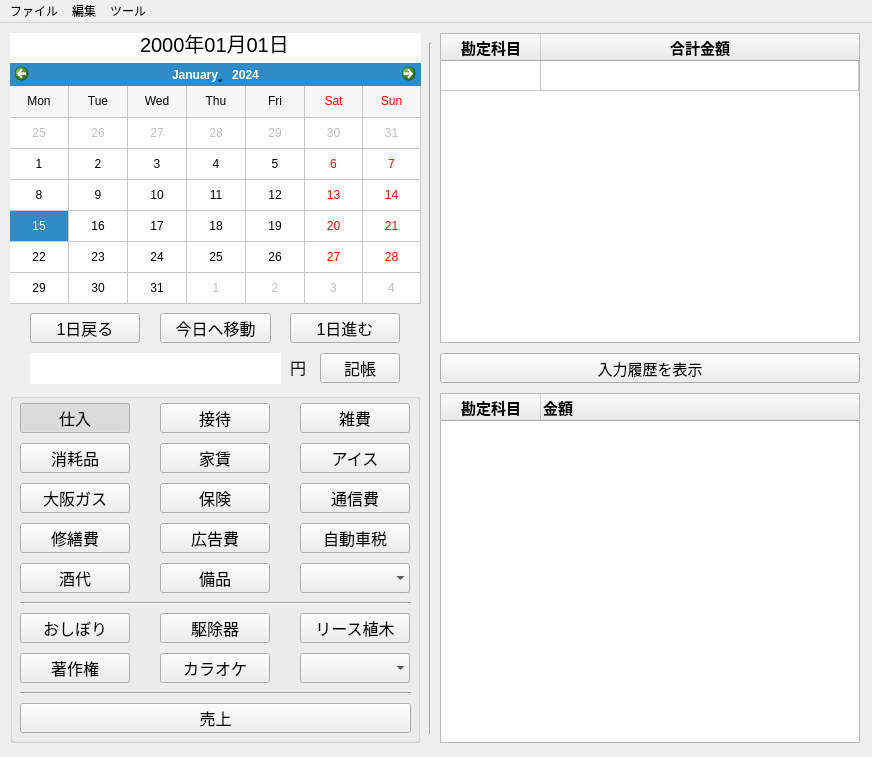
<?xml version="1.0" encoding="UTF-8"?>
<ui version="4.0">
 <class>MainWindow</class>
 <widget class="QMainWindow" name="MainWindow">
  <property name="geometry">
   <rect>
    <x>0</x>
    <y>0</y>
    <width>872</width>
    <height>757</height>
   </rect>
  </property>
  <property name="sizePolicy">
   <sizepolicy hsizetype="Preferred" vsizetype="Preferred">
    <horstretch>0</horstretch>
    <verstretch>0</verstretch>
   </sizepolicy>
  </property>
  <property name="minimumSize">
   <size>
    <width>872</width>
    <height>757</height>
   </size>
  </property>
  <property name="maximumSize">
   <size>
    <width>872</width>
    <height>757</height>
   </size>
  </property>
  <property name="windowTitle">
   <string>Chomenou</string>
  </property>
  <widget class="QWidget" name="_widget_centralWidget">
   <widget class="QDateEdit" name="dateEdit_dateInputViewer">
    <property name="geometry">
     <rect>
      <x>10</x>
      <y>10</y>
      <width>411</width>
      <height>30</height>
     </rect>
    </property>
    <property name="font">
     <font>
      <pointsize>15</pointsize>
     </font>
    </property>
    <property name="focusPolicy">
     <enum>Qt::ClickFocus</enum>
    </property>
    <property name="frame">
     <bool>false</bool>
    </property>
    <property name="alignment">
     <set>Qt::AlignCenter</set>
    </property>
    <property name="buttonSymbols">
     <enum>QAbstractSpinBox::NoButtons</enum>
    </property>
    <property name="currentSection">
     <enum>QDateTimeEdit::YearSection</enum>
    </property>
    <property name="displayFormat">
     <string>yyyy年MM月dd日</string>
    </property>
    <property name="calendarPopup">
     <bool>false</bool>
    </property>
   </widget>
   <widget class="QCalendarWidget" name="calenderWidget_calenderViewer">
    <property name="geometry">
     <rect>
      <x>10</x>
      <y>40</y>
      <width>411</width>
      <height>241</height>
     </rect>
    </property>
    <property name="styleSheet">
     <string notr="true"/>
    </property>
    <property name="gridVisible">
     <bool>true</bool>
    </property>
    <property name="verticalHeaderFormat">
     <enum>QCalendarWidget::NoVerticalHeader</enum>
    </property>
    <property name="navigationBarVisible">
     <bool>true</bool>
    </property>
   </widget>
   <widget class="QGroupBox" name="_grpBx_accountButtonSelector">
    <property name="geometry">
     <rect>
      <x>10</x>
      <y>370</y>
      <width>410</width>
      <height>350</height>
     </rect>
    </property>
    <widget class="QPushButton" name="pshBtn_shiire">
     <property name="geometry">
      <rect>
       <x>10</x>
       <y>10</y>
       <width>110</width>
       <height>30</height>
      </rect>
     </property>
     <property name="sizePolicy">
      <sizepolicy hsizetype="Fixed" vsizetype="Fixed">
       <horstretch>0</horstretch>
       <verstretch>0</verstretch>
      </sizepolicy>
     </property>
     <property name="font">
      <font>
       <pointsize>12</pointsize>
      </font>
     </property>
     <property name="autoFillBackground">
      <bool>false</bool>
     </property>
     <property name="styleSheet">
      <string notr="true"/>
     </property>
     <property name="text">
      <string>仕入</string>
     </property>
     <property name="checkable">
      <bool>true</bool>
     </property>
     <property name="checked">
      <bool>true</bool>
     </property>
     <property name="autoExclusive">
      <bool>true</bool>
     </property>
    </widget>
    <widget class="QPushButton" name="pshBtn_settai">
     <property name="geometry">
      <rect>
       <x>150</x>
       <y>10</y>
       <width>110</width>
       <height>30</height>
      </rect>
     </property>
     <property name="sizePolicy">
      <sizepolicy hsizetype="Fixed" vsizetype="Fixed">
       <horstretch>0</horstretch>
       <verstretch>0</verstretch>
      </sizepolicy>
     </property>
     <property name="font">
      <font>
       <pointsize>12</pointsize>
      </font>
     </property>
     <property name="text">
      <string>接待</string>
     </property>
     <property name="checkable">
      <bool>true</bool>
     </property>
     <property name="autoExclusive">
      <bool>true</bool>
     </property>
    </widget>
    <widget class="QPushButton" name="pshBtn_zappi">
     <property name="geometry">
      <rect>
       <x>290</x>
       <y>10</y>
       <width>110</width>
       <height>30</height>
      </rect>
     </property>
     <property name="sizePolicy">
      <sizepolicy hsizetype="Fixed" vsizetype="Fixed">
       <horstretch>0</horstretch>
       <verstretch>0</verstretch>
      </sizepolicy>
     </property>
     <property name="font">
      <font>
       <pointsize>12</pointsize>
      </font>
     </property>
     <property name="text">
      <string>雑費</string>
     </property>
     <property name="checkable">
      <bool>true</bool>
     </property>
     <property name="autoExclusive">
      <bool>true</bool>
     </property>
    </widget>
    <widget class="QPushButton" name="pshBtn_shomohin">
     <property name="geometry">
      <rect>
       <x>10</x>
       <y>50</y>
       <width>110</width>
       <height>30</height>
      </rect>
     </property>
     <property name="font">
      <font>
       <pointsize>12</pointsize>
      </font>
     </property>
     <property name="text">
      <string>消耗品</string>
     </property>
     <property name="checkable">
      <bool>true</bool>
     </property>
     <property name="autoExclusive">
      <bool>true</bool>
     </property>
    </widget>
    <widget class="QPushButton" name="pshBtn_yachin">
     <property name="geometry">
      <rect>
       <x>150</x>
       <y>50</y>
       <width>110</width>
       <height>30</height>
      </rect>
     </property>
     <property name="font">
      <font>
       <pointsize>12</pointsize>
      </font>
     </property>
     <property name="text">
      <string>家賃</string>
     </property>
     <property name="checkable">
      <bool>true</bool>
     </property>
     <property name="autoExclusive">
      <bool>true</bool>
     </property>
    </widget>
    <widget class="QPushButton" name="pshBtn_aisu">
     <property name="geometry">
      <rect>
       <x>290</x>
       <y>50</y>
       <width>110</width>
       <height>30</height>
      </rect>
     </property>
     <property name="font">
      <font>
       <pointsize>12</pointsize>
      </font>
     </property>
     <property name="text">
      <string>アイス</string>
     </property>
     <property name="checkable">
      <bool>true</bool>
     </property>
     <property name="autoExclusive">
      <bool>true</bool>
     </property>
    </widget>
    <widget class="QPushButton" name="pshBtn_osakagas">
     <property name="geometry">
      <rect>
       <x>10</x>
       <y>90</y>
       <width>110</width>
       <height>30</height>
      </rect>
     </property>
     <property name="font">
      <font>
       <pointsize>12</pointsize>
      </font>
     </property>
     <property name="text">
      <string>大阪ガス</string>
     </property>
     <property name="checkable">
      <bool>true</bool>
     </property>
     <property name="autoExclusive">
      <bool>true</bool>
     </property>
    </widget>
    <widget class="QPushButton" name="pshBtn_hoken">
     <property name="geometry">
      <rect>
       <x>150</x>
       <y>90</y>
       <width>110</width>
       <height>30</height>
      </rect>
     </property>
     <property name="font">
      <font>
       <pointsize>12</pointsize>
      </font>
     </property>
     <property name="text">
      <string>保険</string>
     </property>
     <property name="checkable">
      <bool>true</bool>
     </property>
     <property name="autoExclusive">
      <bool>true</bool>
     </property>
    </widget>
    <widget class="QPushButton" name="pshBtn_tsushinhi">
     <property name="geometry">
      <rect>
       <x>290</x>
       <y>90</y>
       <width>110</width>
       <height>30</height>
      </rect>
     </property>
     <property name="font">
      <font>
       <pointsize>12</pointsize>
      </font>
     </property>
     <property name="text">
      <string>通信費</string>
     </property>
     <property name="checkable">
      <bool>true</bool>
     </property>
     <property name="autoExclusive">
      <bool>true</bool>
     </property>
    </widget>
    <widget class="QPushButton" name="pshBtn_shuzenhi">
     <property name="geometry">
      <rect>
       <x>10</x>
       <y>130</y>
       <width>110</width>
       <height>30</height>
      </rect>
     </property>
     <property name="font">
      <font>
       <pointsize>12</pointsize>
      </font>
     </property>
     <property name="text">
      <string>修繕費</string>
     </property>
     <property name="checkable">
      <bool>true</bool>
     </property>
     <property name="autoExclusive">
      <bool>true</bool>
     </property>
    </widget>
    <widget class="QPushButton" name="pshBtn_kokokuhi">
     <property name="geometry">
      <rect>
       <x>150</x>
       <y>130</y>
       <width>110</width>
       <height>30</height>
      </rect>
     </property>
     <property name="font">
      <font>
       <pointsize>12</pointsize>
      </font>
     </property>
     <property name="text">
      <string>広告費</string>
     </property>
     <property name="checkable">
      <bool>true</bool>
     </property>
     <property name="autoExclusive">
      <bool>true</bool>
     </property>
    </widget>
    <widget class="QPushButton" name="pshBtn_jidoshazei">
     <property name="geometry">
      <rect>
       <x>290</x>
       <y>130</y>
       <width>110</width>
       <height>30</height>
      </rect>
     </property>
     <property name="font">
      <font>
       <pointsize>12</pointsize>
      </font>
     </property>
     <property name="text">
      <string>自動車税</string>
     </property>
     <property name="checkable">
      <bool>true</bool>
     </property>
     <property name="autoExclusive">
      <bool>true</bool>
     </property>
    </widget>
    <widget class="QPushButton" name="pshBtn_sakadai">
     <property name="geometry">
      <rect>
       <x>10</x>
       <y>170</y>
       <width>110</width>
       <height>30</height>
      </rect>
     </property>
     <property name="font">
      <font>
       <pointsize>12</pointsize>
      </font>
     </property>
     <property name="text">
      <string>酒代</string>
     </property>
     <property name="checkable">
      <bool>true</bool>
     </property>
     <property name="autoExclusive">
      <bool>true</bool>
     </property>
    </widget>
    <widget class="QPushButton" name="pshBtn_bihin">
     <property name="geometry">
      <rect>
       <x>150</x>
       <y>170</y>
       <width>110</width>
       <height>30</height>
      </rect>
     </property>
     <property name="font">
      <font>
       <pointsize>12</pointsize>
      </font>
     </property>
     <property name="text">
      <string>備品</string>
     </property>
     <property name="checkable">
      <bool>true</bool>
     </property>
     <property name="autoExclusive">
      <bool>true</bool>
     </property>
    </widget>
    <widget class="Line" name="_line_horizontalSeparater1">
     <property name="geometry">
      <rect>
       <x>10</x>
       <y>200</y>
       <width>391</width>
       <height>21</height>
      </rect>
     </property>
     <property name="orientation">
      <enum>Qt::Horizontal</enum>
     </property>
    </widget>
    <widget class="QPushButton" name="pshBtn_oshibori">
     <property name="geometry">
      <rect>
       <x>10</x>
       <y>220</y>
       <width>110</width>
       <height>30</height>
      </rect>
     </property>
     <property name="font">
      <font>
       <pointsize>12</pointsize>
      </font>
     </property>
     <property name="text">
      <string>おしぼり</string>
     </property>
     <property name="checkable">
      <bool>true</bool>
     </property>
     <property name="autoExclusive">
      <bool>true</bool>
     </property>
    </widget>
    <widget class="QPushButton" name="pshBtn_kujoki">
     <property name="geometry">
      <rect>
       <x>150</x>
       <y>220</y>
       <width>110</width>
       <height>30</height>
      </rect>
     </property>
     <property name="font">
      <font>
       <pointsize>12</pointsize>
      </font>
     </property>
     <property name="text">
      <string>駆除器</string>
     </property>
     <property name="checkable">
      <bool>true</bool>
     </property>
     <property name="autoExclusive">
      <bool>true</bool>
     </property>
    </widget>
    <widget class="QPushButton" name="pshBtn_risueki">
     <property name="geometry">
      <rect>
       <x>290</x>
       <y>220</y>
       <width>110</width>
       <height>30</height>
      </rect>
     </property>
     <property name="font">
      <font>
       <pointsize>12</pointsize>
      </font>
     </property>
     <property name="text">
      <string>リース植木</string>
     </property>
     <property name="checkable">
      <bool>true</bool>
     </property>
     <property name="autoExclusive">
      <bool>true</bool>
     </property>
    </widget>
    <widget class="QPushButton" name="pshBtn_chosakuken">
     <property name="geometry">
      <rect>
       <x>10</x>
       <y>260</y>
       <width>110</width>
       <height>30</height>
      </rect>
     </property>
     <property name="font">
      <font>
       <pointsize>12</pointsize>
      </font>
     </property>
     <property name="text">
      <string>著作権</string>
     </property>
     <property name="checkable">
      <bool>true</bool>
     </property>
     <property name="autoExclusive">
      <bool>true</bool>
     </property>
    </widget>
    <widget class="QPushButton" name="pshBtn_karaoke">
     <property name="geometry">
      <rect>
       <x>150</x>
       <y>260</y>
       <width>110</width>
       <height>30</height>
      </rect>
     </property>
     <property name="font">
      <font>
       <pointsize>12</pointsize>
      </font>
     </property>
     <property name="text">
      <string>カラオケ</string>
     </property>
     <property name="checkable">
      <bool>true</bool>
     </property>
     <property name="autoExclusive">
      <bool>true</bool>
     </property>
    </widget>
    <widget class="Line" name="_line_horizontalSeparater2">
     <property name="geometry">
      <rect>
       <x>10</x>
       <y>290</y>
       <width>391</width>
       <height>21</height>
      </rect>
     </property>
     <property name="orientation">
      <enum>Qt::Horizontal</enum>
     </property>
    </widget>
    <widget class="QPushButton" name="pshBtn_uriage">
     <property name="geometry">
      <rect>
       <x>10</x>
       <y>310</y>
       <width>391</width>
       <height>30</height>
      </rect>
     </property>
     <property name="font">
      <font>
       <pointsize>12</pointsize>
      </font>
     </property>
     <property name="styleSheet">
      <string notr="true"/>
     </property>
     <property name="text">
      <string>売上</string>
     </property>
     <property name="checkable">
      <bool>true</bool>
     </property>
     <property name="autoExclusive">
      <bool>true</bool>
     </property>
    </widget>
    <widget class="QComboBox" name="cmbBx_variableCostSelector">
     <property name="geometry">
      <rect>
       <x>290</x>
       <y>170</y>
       <width>110</width>
       <height>30</height>
      </rect>
     </property>
     <property name="font">
      <font>
       <pointsize>11</pointsize>
      </font>
     </property>
     <property name="currentText">
      <string/>
     </property>
     <property name="insertPolicy">
      <enum>QComboBox::NoInsert</enum>
     </property>
     <property name="frame">
      <bool>false</bool>
     </property>
    </widget>
    <widget class="QComboBox" name="cmbBx_fixedCostSelector">
     <property name="geometry">
      <rect>
       <x>290</x>
       <y>260</y>
       <width>110</width>
       <height>30</height>
      </rect>
     </property>
     <property name="font">
      <font>
       <pointsize>11</pointsize>
      </font>
     </property>
     <property name="insertPolicy">
      <enum>QComboBox::NoInsert</enum>
     </property>
     <property name="frame">
      <bool>false</bool>
     </property>
    </widget>
   </widget>
   <widget class="QTableWidget" name="tableWidget_statementsViewer">
    <property name="geometry">
     <rect>
      <x>440</x>
      <y>10</y>
      <width>420</width>
      <height>310</height>
     </rect>
    </property>
    <property name="sizePolicy">
     <sizepolicy hsizetype="Expanding" vsizetype="Expanding">
      <horstretch>0</horstretch>
      <verstretch>0</verstretch>
     </sizepolicy>
    </property>
    <property name="maximumSize">
     <size>
      <width>16777215</width>
      <height>500</height>
     </size>
    </property>
    <property name="editTriggers">
     <set>QAbstractItemView::NoEditTriggers</set>
    </property>
    <property name="alternatingRowColors">
     <bool>false</bool>
    </property>
    <property name="selectionBehavior">
     <enum>QAbstractItemView::SelectRows</enum>
    </property>
    <property name="textElideMode">
     <enum>Qt::ElideLeft</enum>
    </property>
    <property name="horizontalScrollMode">
     <enum>QAbstractItemView::ScrollPerItem</enum>
    </property>
    <property name="sortingEnabled">
     <bool>false</bool>
    </property>
    <attribute name="horizontalHeaderVisible">
     <bool>true</bool>
    </attribute>
    <attribute name="horizontalHeaderCascadingSectionResizes">
     <bool>true</bool>
    </attribute>
    <attribute name="horizontalHeaderMinimumSectionSize">
     <number>30</number>
    </attribute>
    <attribute name="horizontalHeaderShowSortIndicator" stdset="0">
     <bool>false</bool>
    </attribute>
    <attribute name="horizontalHeaderStretchLastSection">
     <bool>true</bool>
    </attribute>
    <attribute name="verticalHeaderVisible">
     <bool>false</bool>
    </attribute>
    <attribute name="verticalHeaderHighlightSections">
     <bool>true</bool>
    </attribute>
    <row>
     <property name="text">
      <string>記録</string>
     </property>
     <property name="font">
      <font>
       <pointsize>9</pointsize>
      </font>
     </property>
     <property name="textAlignment">
      <set>AlignCenter</set>
     </property>
    </row>
    <column>
     <property name="text">
      <string>勘定科目</string>
     </property>
     <property name="font">
      <font>
       <pointsize>11</pointsize>
       <weight>75</weight>
       <bold>true</bold>
      </font>
     </property>
    </column>
    <column>
     <property name="text">
      <string>合計金額</string>
     </property>
     <property name="font">
      <font>
       <pointsize>11</pointsize>
       <weight>75</weight>
       <bold>true</bold>
      </font>
     </property>
    </column>
    <item row="0" column="0">
     <property name="text">
      <string/>
     </property>
     <property name="font">
      <font>
       <pointsize>9</pointsize>
      </font>
     </property>
     <property name="textAlignment">
      <set>AlignCenter</set>
     </property>
    </item>
    <item row="0" column="1">
     <property name="text">
      <string/>
     </property>
     <property name="font">
      <font>
       <pointsize>9</pointsize>
      </font>
     </property>
     <property name="textAlignment">
      <set>AlignCenter</set>
     </property>
    </item>
   </widget>
   <widget class="QTreeWidget" name="treeWidget_monthlySummaryViewer">
    <property name="geometry">
     <rect>
      <x>440</x>
      <y>370</y>
      <width>420</width>
      <height>350</height>
     </rect>
    </property>
    <property name="sizePolicy">
     <sizepolicy hsizetype="Expanding" vsizetype="Expanding">
      <horstretch>0</horstretch>
      <verstretch>0</verstretch>
     </sizepolicy>
    </property>
    <property name="maximumSize">
     <size>
      <width>16777215</width>
      <height>500</height>
     </size>
    </property>
    <property name="editTriggers">
     <set>QAbstractItemView::NoEditTriggers</set>
    </property>
    <property name="headerHidden">
     <bool>false</bool>
    </property>
    <column>
     <property name="text">
      <string>勘定科目</string>
     </property>
     <property name="font">
      <font>
       <pointsize>11</pointsize>
       <weight>75</weight>
       <bold>true</bold>
      </font>
     </property>
     <property name="textAlignment">
      <set>AlignCenter</set>
     </property>
    </column>
    <column>
     <property name="text">
      <string>金額</string>
     </property>
     <property name="font">
      <font>
       <pointsize>11</pointsize>
       <weight>75</weight>
       <bold>true</bold>
      </font>
     </property>
     <property name="textAlignment">
      <set>AlignLeading|AlignVCenter</set>
     </property>
    </column>
   </widget>
   <widget class="QPushButton" name="pshBtn_showHistory">
    <property name="geometry">
     <rect>
      <x>440</x>
      <y>330</y>
      <width>420</width>
      <height>30</height>
     </rect>
    </property>
    <property name="font">
     <font>
      <pointsize>11</pointsize>
     </font>
    </property>
    <property name="text">
     <string>入力履歴を表示</string>
    </property>
   </widget>
   <widget class="QPushButton" name="pshBtn_goBackOneDay">
    <property name="geometry">
     <rect>
      <x>30</x>
      <y>290</y>
      <width>110</width>
      <height>30</height>
     </rect>
    </property>
    <property name="font">
     <font>
      <pointsize>12</pointsize>
      <weight>50</weight>
      <bold>false</bold>
     </font>
    </property>
    <property name="text">
     <string>1日戻る</string>
    </property>
   </widget>
   <widget class="QPushButton" name="pshBtn_goToday">
    <property name="geometry">
     <rect>
      <x>160</x>
      <y>290</y>
      <width>111</width>
      <height>30</height>
     </rect>
    </property>
    <property name="font">
     <font>
      <pointsize>12</pointsize>
      <weight>50</weight>
      <bold>false</bold>
     </font>
    </property>
    <property name="text">
     <string>今日へ移動</string>
    </property>
   </widget>
   <widget class="QPushButton" name="pshBtn_goForwardOneDay">
    <property name="geometry">
     <rect>
      <x>290</x>
      <y>290</y>
      <width>110</width>
      <height>30</height>
     </rect>
    </property>
    <property name="font">
     <font>
      <pointsize>12</pointsize>
      <weight>50</weight>
      <bold>false</bold>
     </font>
    </property>
    <property name="text">
     <string>1日進む</string>
    </property>
   </widget>
   <widget class="QLineEdit" name="lineEdit_amountEntryField">
    <property name="geometry">
     <rect>
      <x>30</x>
      <y>330</y>
      <width>251</width>
      <height>31</height>
     </rect>
    </property>
    <property name="sizePolicy">
     <sizepolicy hsizetype="Expanding" vsizetype="Fixed">
      <horstretch>0</horstretch>
      <verstretch>0</verstretch>
     </sizepolicy>
    </property>
    <property name="font">
     <font>
      <pointsize>20</pointsize>
     </font>
    </property>
    <property name="acceptDrops">
     <bool>true</bool>
    </property>
    <property name="maxLength">
     <number>15</number>
    </property>
    <property name="frame">
     <bool>false</bool>
    </property>
    <property name="alignment">
     <set>Qt::AlignCenter</set>
    </property>
    <property name="clearButtonEnabled">
     <bool>true</bool>
    </property>
   </widget>
   <widget class="QLabel" name="label_yen">
    <property name="geometry">
     <rect>
      <x>290</x>
      <y>330</y>
      <width>27</width>
      <height>27</height>
     </rect>
    </property>
    <property name="font">
     <font>
      <pointsize>12</pointsize>
     </font>
    </property>
    <property name="text">
     <string>円</string>
    </property>
   </widget>
   <widget class="QPushButton" name="pshBtn_executeRegistration">
    <property name="geometry">
     <rect>
      <x>320</x>
      <y>330</y>
      <width>80</width>
      <height>30</height>
     </rect>
    </property>
    <property name="font">
     <font>
      <pointsize>12</pointsize>
     </font>
    </property>
    <property name="text">
     <string>記帳</string>
    </property>
   </widget>
   <widget class="Line" name="_line_verticalSeparater">
    <property name="geometry">
     <rect>
      <x>420</x>
      <y>20</y>
      <width>20</width>
      <height>691</height>
     </rect>
    </property>
    <property name="orientation">
     <enum>Qt::Vertical</enum>
    </property>
   </widget>
   <zorder>_grpBx_accountButtonSelector</zorder>
   <zorder>dateEdit_dateInputViewer</zorder>
   <zorder>calenderWidget_calenderViewer</zorder>
   <zorder>tableWidget_statementsViewer</zorder>
   <zorder>treeWidget_monthlySummaryViewer</zorder>
   <zorder>pshBtn_showHistory</zorder>
   <zorder>pshBtn_goBackOneDay</zorder>
   <zorder>pshBtn_goToday</zorder>
   <zorder>pshBtn_goForwardOneDay</zorder>
   <zorder>lineEdit_amountEntryField</zorder>
   <zorder>label_yen</zorder>
   <zorder>pshBtn_executeRegistration</zorder>
   <zorder>_line_verticalSeparater</zorder>
  </widget>
  <widget class="QMenuBar" name="menubar">
   <property name="geometry">
    <rect>
     <x>0</x>
     <y>0</y>
     <width>872</width>
     <height>36</height>
    </rect>
   </property>
   <widget class="QMenu" name="menu_file">
    <property name="title">
     <string>ファイル</string>
    </property>
    <widget class="QMenu" name="menu_fileOutput">
     <property name="title">
      <string>書き出し</string>
     </property>
     <addaction name="action_outputExcel"/>
     <addaction name="action_outputCsv"/>
    </widget>
    <addaction name="action_create"/>
    <addaction name="action_open"/>
    <addaction name="separator"/>
    <addaction name="menu_fileOutput"/>
    <addaction name="separator"/>
    <addaction name="action_quit"/>
   </widget>
   <widget class="QMenu" name="menu_edit">
    <property name="title">
     <string>編集</string>
    </property>
    <addaction name="action_editAccounts"/>
    <addaction name="action_bulkInsertion"/>
   </widget>
   <widget class="QMenu" name="menu_tools">
    <property name="title">
     <string>ツール</string>
    </property>
    <addaction name="action_showStatistics"/>
    <addaction name="action_showYearToYearComparison"/>
    <addaction name="separator"/>
    <addaction name="action_balancing"/>
   </widget>
   <addaction name="menu_file"/>
   <addaction name="menu_edit"/>
   <addaction name="menu_tools"/>
  </widget>
  <action name="action_create">
   <property name="text">
    <string>新規作成</string>
   </property>
   <property name="shortcut">
    <string>Ctrl+N</string>
   </property>
  </action>
  <action name="action_open">
   <property name="text">
    <string>開く</string>
   </property>
   <property name="shortcut">
    <string>Ctrl+O</string>
   </property>
  </action>
  <action name="action_outputExcel">
   <property name="text">
    <string>Excel</string>
   </property>
   <property name="shortcut">
    <string>Ctrl+Shift+E</string>
   </property>
  </action>
  <action name="action_outputCsv">
   <property name="text">
    <string>CSV</string>
   </property>
   <property name="shortcut">
    <string>Ctrl+Shift+C</string>
   </property>
  </action>
  <action name="action_quit">
   <property name="text">
    <string>終了</string>
   </property>
   <property name="shortcut">
    <string>Ctrl+Q</string>
   </property>
  </action>
  <action name="action_editAccounts">
   <property name="text">
    <string>勘定科目の編集</string>
   </property>
   <property name="shortcut">
    <string>Ctrl+E</string>
   </property>
  </action>
  <action name="action_bulkInsertion">
   <property name="text">
    <string>月を指定して一括登録</string>
   </property>
   <property name="shortcut">
    <string>Ctrl+Shift+I</string>
   </property>
  </action>
  <action name="action_showStatistics">
   <property name="text">
    <string>統計情報をグラフで表示</string>
   </property>
   <property name="shortcut">
    <string>Ctrl+Shift+S</string>
   </property>
  </action>
  <action name="action_showYearToYearComparison">
   <property name="text">
    <string>他年度との比較</string>
   </property>
   <property name="shortcut">
    <string>Ctrl+Shift+C</string>
   </property>
  </action>
  <action name="action_balancing">
   <property name="text">
    <string>帳尻合わせモード</string>
   </property>
   <property name="shortcut">
    <string>Ctrl+Shift+B</string>
   </property>
  </action>
 </widget>
 <resources/>
 <connections/>
</ui>
